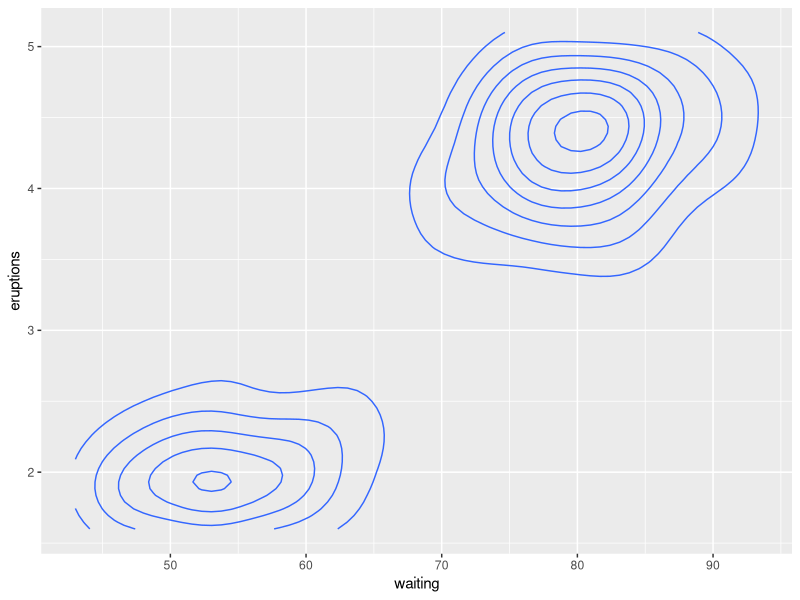
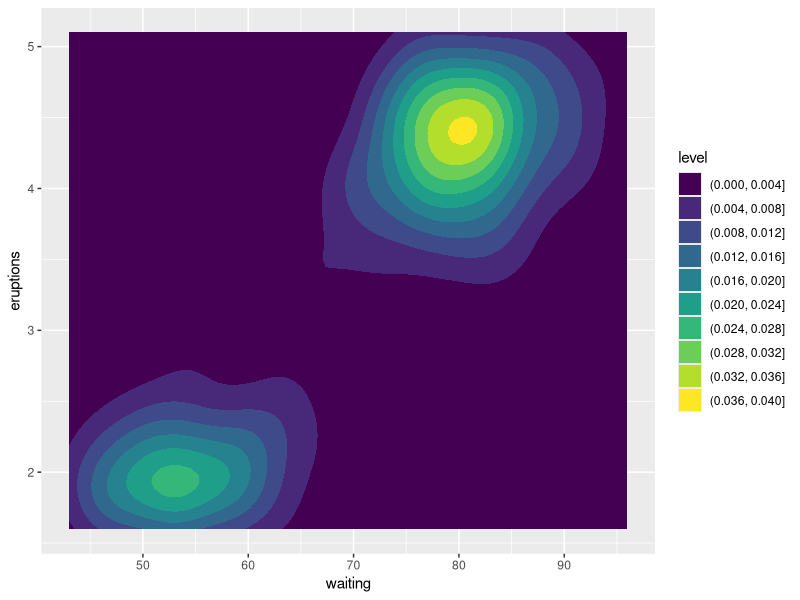
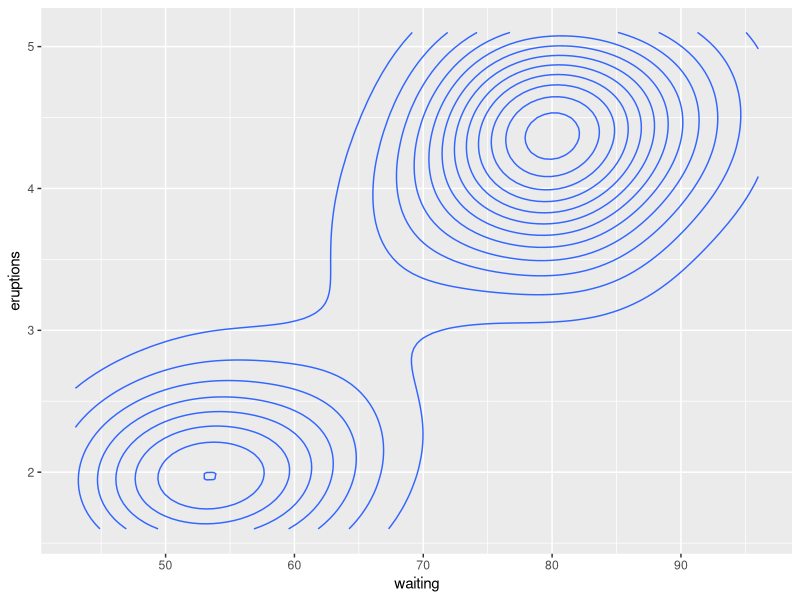
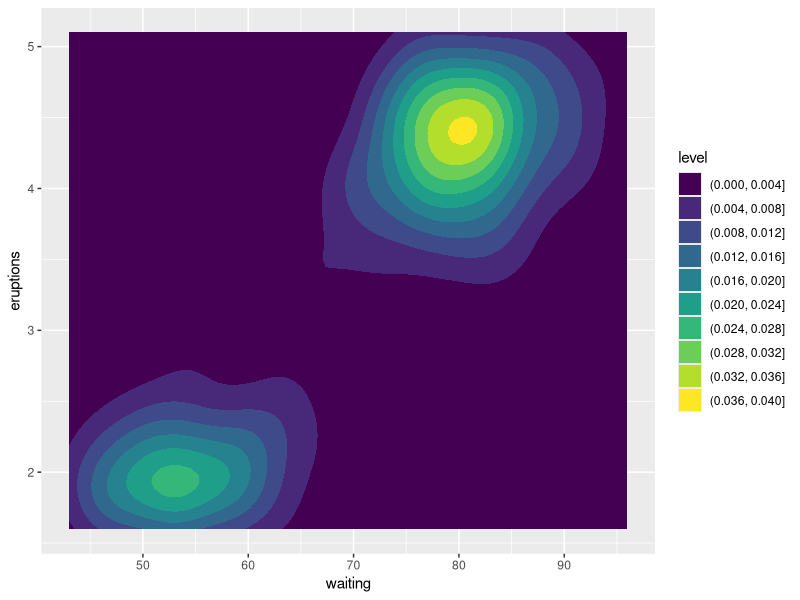
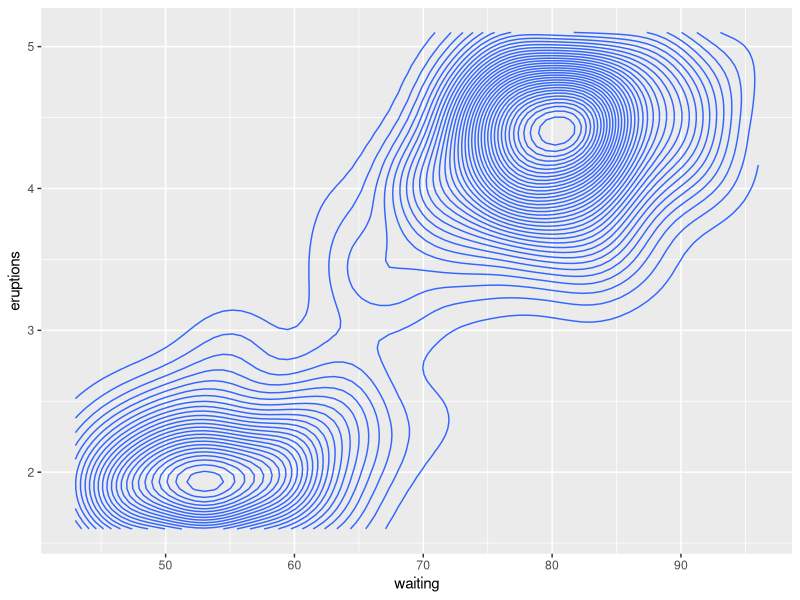

Write R code to recreate these figures, in order.
## ---- chunk 1
library(tidyverse)
## ---- chunk 2
faithfuld
## ---- chunk 3
faithfuld %>% count(eruptions)
## ---- chunk 4
faithfuld %>% count(waiting)
## ---- chunk 5
v <- ggplot(faithfuld, aes(waiting, eruptions, z = density))
v + geom_contour()
v + geom_contour_filled(bins = 10) #+
  #scale_fill_viridis_c()
## ---- chunk 6
faithful %>% 
  ggplot(aes(waiting, eruptions)) + 
  geom_density_2d()
## ---- chunk 7
v + geom_contour_filled(bins = 10) #+
## ---- chunk 8
v + geom_contour(binwidth = 0.001) #+
